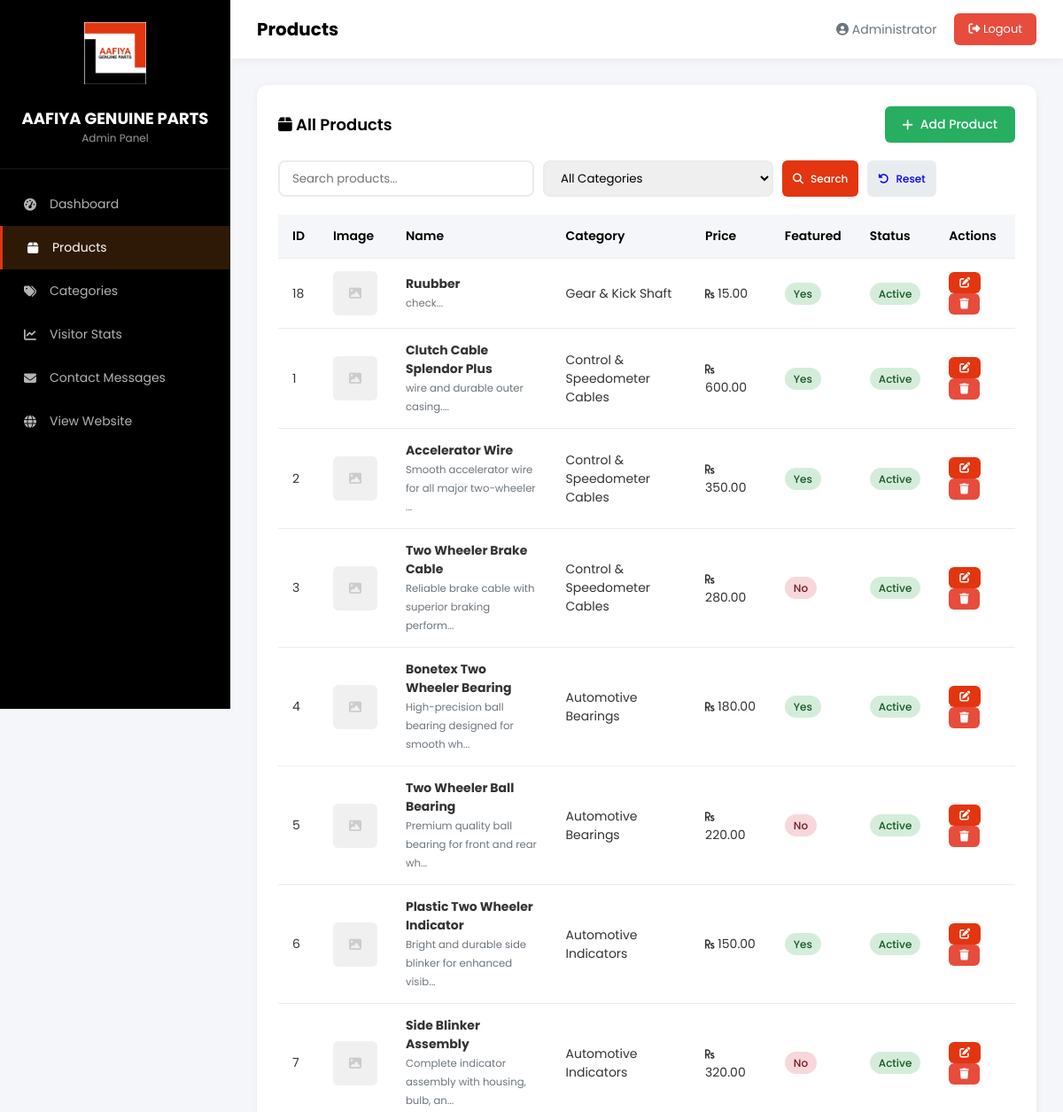
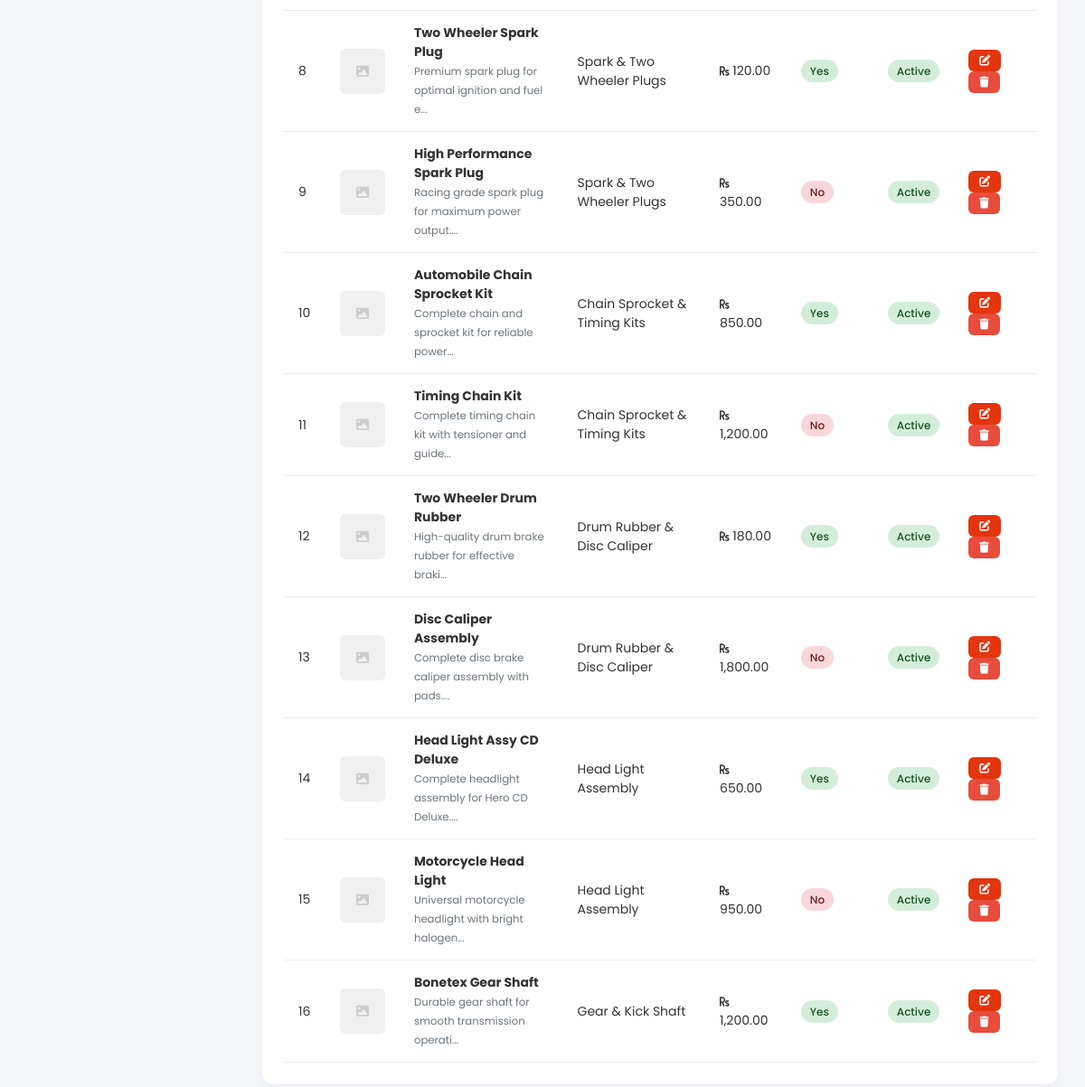
Screenshot of /admin/products.php (signed in) with the database file from the repository (2 pictures, top to bottom).
### tables this page shows
CREATE TABLE IF NOT EXISTS `products` (
  `id` int NOT NULL AUTO_INCREMENT,
  `category_id` int DEFAULT NULL,
  `name` varchar(200) NOT NULL,
  `slug` varchar(200) NOT NULL,
  `description` text,
  `specifications` text,
  `image` varchar(255) DEFAULT NULL,
  `gallery` text,
  `price` decimal(12,2) DEFAULT '0.00',
  `status` tinyint DEFAULT '1',
  `featured` tinyint DEFAULT '0',
  `views` int DEFAULT '0',
  `created_at` timestamp NULL DEFAULT CURRENT_TIMESTAMP,
  `updated_at` timestamp NULL DEFAULT CURRENT_TIMESTAMP ON UPDATE CURRENT_TIMESTAMP,
  PRIMARY KEY (`id`),
  UNIQUE KEY `slug` (`slug`),
  KEY `category_id` (`category_id`)
);

CREATE TABLE IF NOT EXISTS `categories` (
  `id` int NOT NULL AUTO_INCREMENT,
  `name` varchar(100) NOT NULL,
  `slug` varchar(100) NOT NULL,
  `description` text,
  `image` varchar(255) DEFAULT NULL,
  `sort_order` int DEFAULT '0',
  `status` tinyint DEFAULT '1',
  `created_at` timestamp NULL DEFAULT CURRENT_TIMESTAMP,
  PRIMARY KEY (`id`),
  UNIQUE KEY `slug` (`slug`)
);

### admin/products.php (the view, shortened to what this page needs)
<?php
require_once 'header.php';
$db = getDB();
$search = isset($_GET['search']) ? sanitize($_GET['search']) : '';
$where = "WHERE 1=1";
$result = $db->query("SELECT p.*, c.name as category_name FROM products p LEFT JOIN categories c ON p.category_id = c.id $where ORDER BY p.created_at DESC");
?>
<div class="card">
    <div class="card-header">
        <h3 class="card-title"><i class="fas fa-box"></i> All Products</h3>
        <a href="product_add.php" class="btn btn-success"><i class="fas fa-plus"></i> Add Product</a>
    </div>
    <form method="GET" style="margin-bottom:20px;display:flex;gap:10px;flex-wrap:wrap;">
        <input type="text" name="search" placeholder="Search products..." value="<?php echo htmlspecialchars($search); ?>" style="padding:8px 14px;border:2px solid var(--border);border-radius:8px;min-width:250px;font-family:'Poppins',sans-serif;">
        <select name="category" style="padding:8px 14px;border:2px solid var(--border);border-radius:8px;font-family:'Poppins',sans-serif;">
            <option value="0">All Categories</option>
        </select>
        <button type="submit" class="btn btn-primary btn-sm"><i class="fas fa-search"></i> Search</button>
        <a href="products.php" class="btn btn-sm" style="background:var(--border);"><i class="fas fa-undo"></i> Reset</a>
    </form>
    <div style="overflow-x:auto;">
    <table class="data-table">
        <thead>
            <tr>
                <th>ID</th>
                <th>Image</th>
                <th>Name</th>
                <th>Category</th>
                <th>Price</th>
                <th>Featured</th>
                <th>Status</th>
                <th>Actions</th>
            </tr>
        </thead>
        <tbody>
            <?php while($row = $result->fetch_assoc()): ?>
            <tr>
                <td><?php echo $row['id']; ?></td>
                <td>
                    <?php if($row['image']): ?>
                        <div style="width:50px;height:50px;background:#f0f0f0;border-radius:6px;display:none;align-items:center;justify-content:center;"><i class="fas fa-image" style="color:#ccc;"></i></div>
                    <?php else: ?>
                        <div style="width:50px;height:50px;background:#f0f0f0;border-radius:6px;display:flex;align-items:center;justify-content:center;"><i class="fas fa-image" style="color:#ccc;"></i></div>
                    <?php endif; ?>
                </td>
                <td><strong><?php echo htmlspecialchars($row['name']); ?></strong><br><small style="color:var(--gray);"><?php echo substr(strip_tags($row['description'] ?? ''), 0, 50); ?>...</small></td>
                <td><?php echo $row['category_name'] ?? 'Uncategorized'; ?></td>
                <td><i class="fas fa-rupee-sign" style="font-size:12px;"></i> <?php echo number_format($row['price'], 2); ?></td>
                <td>
                    <span class="badge <?php echo $row['featured'] ? 'badge-success' : 'badge-danger'; ?>">
                        <?php echo $row['featured'] ? 'Yes' : 'No'; ?>
                    </span>
                </td>
                <td>
                    <span class="badge <?php echo $row['status'] ? 'badge-success' : 'badge-danger'; ?>">
                        <?php echo $row['status'] ? 'Active' : 'Inactive'; ?>
                    </span>
                </td>
                <td>
                    <a href="product_edit.php?id=<?php echo $row['id']; ?>" class="btn btn-sm btn-primary"><i class="fas fa-edit"></i></a>
                    <a href="product_delete.php?id=<?php echo $row['id']; ?>" class="btn btn-sm btn-danger" onclick="return confirm('Are you sure you want to delete this product?')"><i class="fas fa-trash"></i></a>
                </td>
            </tr>
            <?php endwhile; ?>
        </tbody>
    </table>
    </div>
</div>
<?php require_once 'footer.php'; ?>

### admin/header.php (shortened to what this page needs)
<?php
$page = basename($_SERVER['PHP_SELF'], '.php');
?>
<!DOCTYPE html>
<html lang="en">
<head>
    <link rel="stylesheet" href="https://cdnjs.cloudflare.com/ajax/libs/font-awesome/6.4.2/css/all.min.css">
</head>
<body>
<div class="admin-wrapper">
    <aside class="sidebar">
        <div class="sidebar-header">
            <img src="../images/logo.png" alt="logo"style="width:70px;height:70px;object-fit:contain;margin-bottom:10px;">
            <h3>AAFIYA GENUINE PARTS</h3>
            <p>Admin Panel</p>
        </div>
        <nav class="sidebar-menu">
            <a href="index.php" class="menu-item <?php echo $page == 'index' ? 'active' : ''; ?>">
                <i class="fas fa-tachometer-alt"></i> Dashboard
            </a>
            <a href="products.php" class="menu-item <?php echo $page == 'products' || $page == 'product_add' || $page == 'product_edit' ? 'active' : ''; ?>">
                <i class="fas fa-box"></i> Products
            </a>
            <a href="categories.php" class="menu-item <?php echo $page == 'categories' ? 'active' : ''; ?>">
                <i class="fas fa-tags"></i> Categories
            </a>
            <a href="visitor_stats.php" class="menu-item <?php echo $page == 'visitor_stats' ? 'active' : ''; ?>">
                <i class="fas fa-chart-line"></i> Visitor Stats
            </a>
            <a href="contact_messages.php" class="menu-item <?php echo $page == 'contact_messages' ? 'active' : ''; ?>">
                <i class="fas fa-envelope"></i> Contact Messages
            </a>
            <a href="../index.php" class="menu-item" target="_blank">
                <i class="fas fa-globe"></i> View Website
            </a>
        </nav>
    </aside>
    <div class="main-content">
        <div class="topbar">
            <h2><?php echo ucfirst(str_replace('_', ' ', $page)); ?></h2>
            <div class="user-menu">
                <span><i class="fas fa-user-circle"></i> <?php echo $_SESSION['admin_name']; ?></span>
                <a href="logout.php" class="logout-btn"><i class="fas fa-sign-out-alt"></i> Logout</a>
            </div>
        </div>
        <div class="content">

### admin/footer.php
        </div>
    </div>
</div>
</body>
</html>

### admin/header.php (style rules this page uses)
:root { --primary: #e33510; --primary-dark: #b52a0d; --dark: #000000; --sidebar: #000000; --light: #f4f6f9; --white: #fff; --gray: #6c757d; --border: #e9ecef; --success: #27ae60; --danger: #e74c3c; }
* { margin: 0; padding: 0; box-sizing: border-box; }
body { font-family: 'Poppins', sans-serif; background: var(--light); color: #333; min-height: 100vh; }
.admin-wrapper { display: flex; min-height: 100vh; }
.sidebar { width: 260px; background: var(--sidebar); color: #fff; position: fixed; height: 100vh; overflow-y: auto; z-index: 100; transition: all 0.3s; }
.sidebar-header { padding: 25px 20px; border-bottom: 1px solid rgba(255,255,255,0.1); text-align: center; }
.sidebar-header h3 { font-size: 18px; margin-top: 8px; }
.sidebar-header p { font-size: 12px; color: rgba(255,255,255,0.6); }
.sidebar-menu { padding: 15px 0; }
.menu-item { display: flex; align-items: center; gap: 12px; padding: 14px 24px; color: rgba(255,255,255,0.7); text-decoration: none; transition: all 0.3s; font-size: 14px; }
.menu-item:hover, .menu-item.active { background: rgba(230,126,34,0.2); color: #fff; border-left: 3px solid var(--primary); }
.menu-item i { width: 20px; text-align: center; }
.main-content { flex: 1; margin-left: 260px; min-height: 100vh; }
.topbar { background: #fff; padding: 15px 30px; display: flex; justify-content: space-between; align-items: center; box-shadow: 0 2px 10px rgba(0,0,0,0.05); position: sticky; top: 0; z-index: 99; }
.topbar h2 { font-size: 20px; color: var(--dark); }
.user-menu { display: flex; align-items: center; gap: 20px; }
.user-menu span { font-size: 14px; color: var(--gray); }
.logout-btn { background: var(--danger); color: #fff; padding: 8px 16px; border-radius: 6px; text-decoration: none; font-size: 13px; transition: all 0.3s; }
.content { padding: 30px; }
.card { background: #fff; border-radius: 12px; padding: 24px; box-shadow: 0 2px 10px rgba(0,0,0,0.05); margin-bottom: 24px; }
.card-header { display: flex; justify-content: space-between; align-items: center; margin-bottom: 20px; }
.card-title { font-size: 18px; font-weight: 600; color: var(--dark); }
.btn { display: inline-flex; align-items: center; gap: 8px; padding: 10px 20px; border-radius: 6px; text-decoration: none; font-size: 14px; font-weight: 500; border: none; cursor: pointer; transition: all 0.3s; font-family: 'Poppins', sans-serif; }
.btn-primary { background: var(--primary); color: #fff; }
.btn-success { background: var(--success); color: #fff; }
.btn-danger { background: var(--danger); color: #fff; }
.btn-sm { padding: 6px 12px; font-size: 12px; }
.data-table { width: 100%; border-collapse: collapse; }
.data-table th, .data-table td { padding: 14px 16px; text-align: left; font-size: 14px; }
.data-table th { background: var(--light); color: var(--dark); font-weight: 600; }
.data-table tr { border-bottom: 1px solid var(--border); }
.badge { padding: 4px 10px; border-radius: 50px; font-size: 12px; font-weight: 500; }
.badge-success { background: #d4edda; color: #155724; }
.badge-danger { background: #f8d7da; color: #721c24; }

### rows the page displays
products: id "18", name "Ruubber", description "check", category.name "Gear & Kick Shaft", price "15.00", featured "Yes", status "Active"
products: id "1", name "Clutch Cable Splendor Plus", description "wire and durable outer casing.", category.name "Control & Speedometer Cables", price "600.00", featured "Yes", status "Active"
products: id "2", name "Accelerator Wire", description "Smooth accelerator wire for all major two-wheeler", category.name "Control & Speedometer Cables", price "350.00", featured "Yes", status "Active"
products: id "3", name "Two Wheeler Brake Cable", description "Reliable brake cable with superior braking perform", category.name "Control & Speedometer Cables", price "280.00", featured "No", status "Active"
products: id "4", name "Bonetex Two Wheeler Bearing", description "High-precision ball bearing designed for smooth wh", category.name "Automotive Bearings", price "180.00", featured "Yes", status "Active"
products: id "5", name "Two Wheeler Ball Bearing", description "Premium quality ball bearing for front and rear wh", category.name "Automotive Bearings", price "220.00", featured "No", status "Active"
products: id "6", name "Plastic Two Wheeler Indicator", description "Bright and durable side blinker for enhanced visib", category.name "Automotive Indicators", price "150.00", featured "Yes", status "Active"
products: id "7", name "Side Blinker Assembly", description "Complete indicator assembly with housing, bulb, an", category.name "Automotive Indicators", price "320.00", featured "No", status "Active"
products: id "8", name "Two Wheeler Spark Plug", description "Premium spark plug for optimal ignition and fuel e", category.name "Spark & Two Wheeler Plugs", price "120.00", featured "Yes", status "Active"
products: id "9", name "High Performance Spark Plug", description "Racing grade spark plug for maximum power output.", category.name "Spark & Two Wheeler Plugs", price "350.00", featured "No", status "Active"
products: id "10", name "Automobile Chain Sprocket Kit", description "Complete chain and sprocket kit for reliable power", category.name "Chain Sprocket & Timing Kits", price "850.00", featured "Yes", status "Active"
products: id "11", name "Timing Chain Kit", description "Complete timing chain kit with tensioner and guide", category.name "Chain Sprocket & Timing Kits", price "1,200.00", featured "No", status "Active"
products: id "12", name "Two Wheeler Drum Rubber", description "High-quality drum brake rubber for effective braki", category.name "Drum Rubber & Disc Caliper", price "180.00", featured "Yes", status "Active"
products: id "13", name "Disc Caliper Assembly", description "Complete disc brake caliper assembly with pads.", category.name "Drum Rubber & Disc Caliper", price "1,800.00", featured "No", status "Active"
products: id "14", name "Head Light Assy CD Deluxe", description "Complete headlight assembly for Hero CD Deluxe.", category.name "Head Light Assembly", price "650.00", featured "Yes", status "Active"
products: id "15", name "Motorcycle Head Light", description "Universal motorcycle headlight with bright halogen", category.name "Head Light Assembly", price "950.00", featured "No", status "Active"
products: id "16", name "Bonetex Gear Shaft", description "Durable gear shaft for smooth transmission operati", category.name "Gear & Kick Shaft", price "1,200.00", featured "Yes", status "Active"

### other values shown
str_replace('_', ' ', $page) "Products"
$_SESSION['admin_name'] "Administrator"
